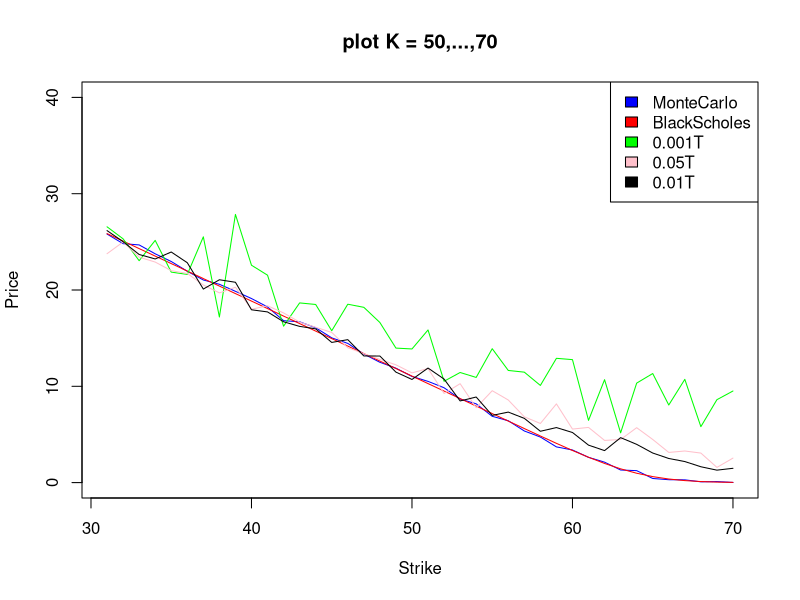

Source code (R):
## ---- chunk 1
init_price <- 50
K <- 30
r<- 0.05
sigma <- 0.02
T <- 5
M <- 100
N <- 100
## ---- chunk 2
BS_V0 <- function(S_0, K, r, sigma, T){
  d1 <- (log(S_0/K) + (r + sigma^2/2)*T)/(sigma * sqrt(T)) 
  d2 <- (log(S_0/K) + (r - sigma^2/2)*T)/(sigma * sqrt(T)) 
  res <- S_0 * pnorm(d1) - K*pnorm(d2) * exp(-r * T)
  return(res)
}

deltaBS <- function(S_0, K, r, sigma, T){
  d1 <- (log(S_0/K) + (r + sigma^2/2)*T)/(sigma * sqrt(T)) 
  res <- pnorm(d1) 
  return(res)
}





MC_BSV0 <- function(S_0, K, r, sigma, T, N, M){
  payoff <- rep(0,M)
  for (i in 1:M){
    s <- S_0
    for (n in 1:N){
      s <- s + r*s*(T/N) + sigma * s * rnorm(1) * sqrt(T/N)
    }
    if (s>K){
      payoff[[i]] <- s-K
    } else{
      payoff[[i]] <- 0
    }
  }
  res <- (1 + r * (T/N))^-N * (mean(payoff))
  return (res)
}

MC_SV0 <- function(S_0, K, r, sigma_0, kappa, theta, miu, rho, lambda, T, N, M){
  payoff <- rep(0,M)
  for (i in 1:M){
    s <- S_0
    v<- sigma_0
    vols = rep(0,N)
    for (n in 1:N){
      gts = rnorm(1)
      gtv = rnorm(1)
      s <- s + r*s*(T/N) + sqrt(v) * s * gts * sqrt(T/N)
      v <- v + kappa*(theta-v)*(T/N) - v*lambda*(T/N) + miu*sqrt(v)*sqrt(T/N)*(rho*(gts) + sqrt(1-rho^2)*gtv)
      #vols[[n]] = v
    }
    #plot(c(1:N), vols,main = "vol evolution",ylab="Vols",xlab="Time",type="l")
    if (s>K){
      payoff[[i]] <- s-K
    } else{
      payoff[[i]] <- 0
    }
  }
  res <- (1 + r * (T/N))^-N * mean(payoff)
  return (res)
}

## ---- chunk 3
MC <- rep(0,40)
BS <- rep(0,40)
SV_10k <- rep(0,40)
SV_20k <- rep(0,40)
SV_30k <- rep(0,40)

for (i in 1:40){
  MC[[i]] <- MC_BSV0(init_price, K+i, r, sigma, T, M, N)
  BS[[i]] <- BS_V0(init_price, K+i, r, sigma, T)
  SV_10k[[i]] <- MC_SV0(init_price, K+i, r, sigma^2, 1, 0.1, 0.001 ,-0, 1, T, M, N)
  SV_20k[[i]] <- MC_SV0(init_price, K+i, r, sigma^2, 1 , 0.1, 0.001 ,-0, 10, T, M, N)
  SV_30k[[i]] <- MC_SV0(init_price, K+i, r, sigma^2, 1, 0.1, 0.001 ,-0, 20, T, M, N)
}

plot(c(31:70), MC, main = "plot K = 50,...,70", ylab = "Price", xlab="Strike", type = "l", col = "blue", ylim=c(0,40))
lines(31:70, BS, col = "red")
lines(31:70, SV_10k, col = "green")
lines(31:70, SV_20k, col = "pink")
lines(31:70, SV_30k, col = "black")
legend("topright",
       c("MonteCarlo","BlackScholes", "0.001T","0.05T","0.01T"),
       fill=c("blue","red", "green","pink","black"))
## ---- chunk 4
start <- Sys.time()
Ks <- c(30:50)
BS <- rep(0,length(Ks))
#Hes <- rep(0,length(Ks))
for(i in 1:length(Ks)){
  K = Ks[[i]]
  BS[[i]] <- MC_BSV0(init_price, K, r, sigma, T, 1000,1000)
  #Hes[[i]] <-  MC_SV0(init_price, K, r, sigma^2, 1, 0.1, 0.001 ,-0, 1, T, 1000, 1000)
}
end <- Sys.time()

end-start


